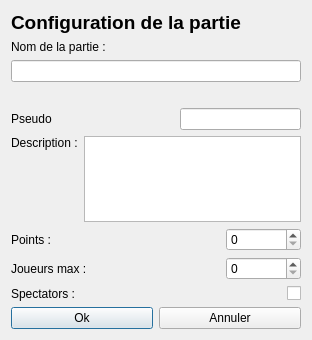
<?xml version="1.0" encoding="UTF-8"?>
<ui version="4.0">
 <class>GameConfiguratorDialog</class>
 <widget class="QDialog" name="GameConfiguratorDialog">
  <property name="geometry">
   <rect>
    <x>0</x>
    <y>0</y>
    <width>312</width>
    <height>340</height>
   </rect>
  </property>
  <property name="windowTitle">
   <string>Dialog</string>
  </property>
  <layout class="QVBoxLayout" name="verticalLayout_2">
   <item>
    <widget class="QLabel" name="label">
     <property name="font">
      <font>
       <pointsize>14</pointsize>
       <weight>75</weight>
       <bold>true</bold>
      </font>
     </property>
     <property name="text">
      <string>Configuration de la partie</string>
     </property>
    </widget>
   </item>
   <item>
    <widget class="QLabel" name="label_2">
     <property name="text">
      <string>Nom de la partie :</string>
     </property>
    </widget>
   </item>
   <item>
    <widget class="QLineEdit" name="lineEdit"/>
   </item>
   <item>
    <spacer name="horizontalSpacer_2">
     <property name="orientation">
      <enum>Qt::Horizontal</enum>
     </property>
     <property name="sizeHint" stdset="0">
      <size>
       <width>291</width>
       <height>20</height>
      </size>
     </property>
    </spacer>
   </item>
   <item>
    <layout class="QHBoxLayout" name="horizontalLayout">
     <item>
      <widget class="QLabel" name="label_7">
       <property name="text">
        <string>Pseudo</string>
       </property>
      </widget>
     </item>
     <item>
      <spacer name="horizontalSpacer_5">
       <property name="orientation">
        <enum>Qt::Horizontal</enum>
       </property>
       <property name="sizeHint" stdset="0">
        <size>
         <width>40</width>
         <height>20</height>
        </size>
       </property>
      </spacer>
     </item>
     <item>
      <widget class="QLineEdit" name="lineEditNickName"/>
     </item>
    </layout>
   </item>
   <item>
    <layout class="QHBoxLayout" name="horizontalLayout_2">
     <item>
      <layout class="QVBoxLayout" name="verticalLayout">
       <item>
        <widget class="QLabel" name="label_3">
         <property name="text">
          <string>Description :</string>
         </property>
        </widget>
       </item>
       <item>
        <spacer name="verticalSpacer">
         <property name="orientation">
          <enum>Qt::Vertical</enum>
         </property>
         <property name="sizeHint" stdset="0">
          <size>
           <width>20</width>
           <height>40</height>
          </size>
         </property>
        </spacer>
       </item>
      </layout>
     </item>
     <item>
      <spacer name="horizontalSpacer">
       <property name="orientation">
        <enum>Qt::Horizontal</enum>
       </property>
       <property name="sizeHint" stdset="0">
        <size>
         <width>40</width>
         <height>20</height>
        </size>
       </property>
      </spacer>
     </item>
     <item>
      <widget class="QTextEdit" name="textEdit"/>
     </item>
    </layout>
   </item>
   <item>
    <layout class="QHBoxLayout" name="horizontalLayout_3">
     <item>
      <widget class="QLabel" name="label_4">
       <property name="text">
        <string>Points :</string>
       </property>
      </widget>
     </item>
     <item>
      <spacer name="horizontalSpacer_3">
       <property name="orientation">
        <enum>Qt::Horizontal</enum>
       </property>
       <property name="sizeHint" stdset="0">
        <size>
         <width>40</width>
         <height>20</height>
        </size>
       </property>
      </spacer>
     </item>
     <item>
      <widget class="QSpinBox" name="spinBoxPts">
       <property name="minimumSize">
        <size>
         <width>75</width>
         <height>0</height>
        </size>
       </property>
       <property name="maximum">
        <number>10000</number>
       </property>
      </widget>
     </item>
    </layout>
   </item>
   <item>
    <layout class="QHBoxLayout" name="horizontalLayout_5">
     <item>
      <widget class="QLabel" name="label_6">
       <property name="text">
        <string>Joueurs max :</string>
       </property>
      </widget>
     </item>
     <item>
      <spacer name="horizontalSpacer_4">
       <property name="orientation">
        <enum>Qt::Horizontal</enum>
       </property>
       <property name="sizeHint" stdset="0">
        <size>
         <width>40</width>
         <height>20</height>
        </size>
       </property>
      </spacer>
     </item>
     <item>
      <widget class="QSpinBox" name="spinBoxPlayerNb">
       <property name="minimumSize">
        <size>
         <width>75</width>
         <height>0</height>
        </size>
       </property>
       <property name="maximum">
        <number>99</number>
       </property>
      </widget>
     </item>
    </layout>
   </item>
   <item>
    <layout class="QHBoxLayout" name="horizontalLayout_4">
     <item>
      <widget class="QLabel" name="label_5">
       <property name="text">
        <string>Spectators :</string>
       </property>
      </widget>
     </item>
     <item>
      <widget class="QCheckBox" name="checkBox">
       <property name="layoutDirection">
        <enum>Qt::RightToLeft</enum>
       </property>
       <property name="text">
        <string/>
       </property>
       <property name="tristate">
        <bool>false</bool>
       </property>
      </widget>
     </item>
    </layout>
   </item>
   <item>
    <layout class="QHBoxLayout" name="horizontalLayout_6">
     <item>
      <widget class="QPushButton" name="pushButton">
       <property name="text">
        <string>Ok</string>
       </property>
      </widget>
     </item>
     <item>
      <widget class="QPushButton" name="pushButton_2">
       <property name="text">
        <string>Annuler</string>
       </property>
      </widget>
     </item>
    </layout>
   </item>
  </layout>
 </widget>
 <resources/>
 <connections/>
</ui>
